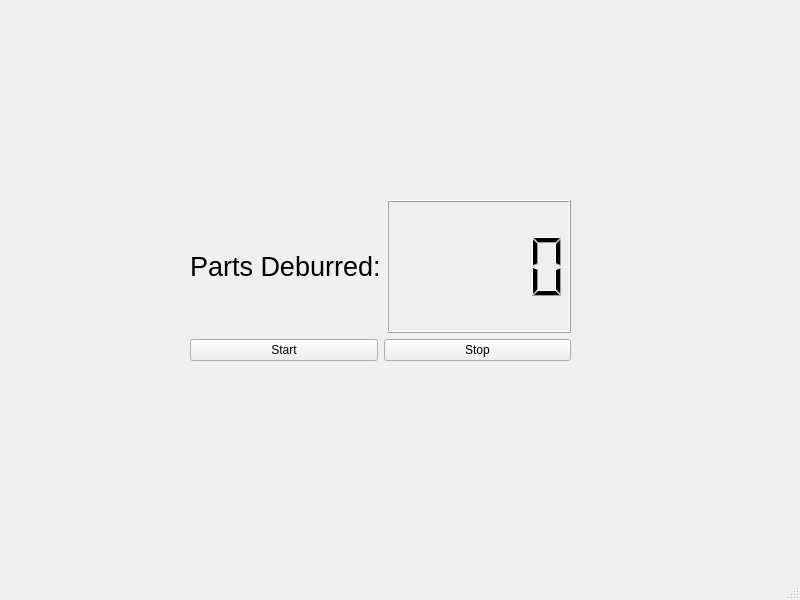
<?xml version="1.0" encoding="UTF-8"?>
<ui version="4.0">
 <class>MainWindow</class>
 <widget class="QMainWindow" name="MainWindow">
  <property name="geometry">
   <rect>
    <x>0</x>
    <y>0</y>
    <width>800</width>
    <height>600</height>
   </rect>
  </property>
  <property name="windowTitle">
   <string>MainWindow</string>
  </property>
  <widget class="QWidget" name="centralwidget">
   <widget class="QWidget" name="">
    <property name="geometry">
     <rect>
      <x>190</x>
      <y>200</y>
      <width>381</width>
      <height>161</height>
     </rect>
    </property>
    <layout class="QVBoxLayout" name="verticalLayout">
     <item>
      <layout class="QHBoxLayout" name="horizontalLayout">
       <item>
        <widget class="QLabel" name="label">
         <property name="font">
          <font>
           <pointsize>20</pointsize>
          </font>
         </property>
         <property name="text">
          <string>Parts Deburred:</string>
         </property>
        </widget>
       </item>
       <item>
        <widget class="QLCDNumber" name="lcdNumber"/>
       </item>
      </layout>
     </item>
     <item>
      <layout class="QHBoxLayout" name="horizontalLayout_2">
       <item>
        <widget class="QPushButton" name="start_button">
         <property name="autoFillBackground">
          <bool>true</bool>
         </property>
         <property name="text">
          <string>Start</string>
         </property>
        </widget>
       </item>
       <item>
        <widget class="QPushButton" name="stop_button">
         <property name="autoFillBackground">
          <bool>true</bool>
         </property>
         <property name="text">
          <string>Stop</string>
         </property>
        </widget>
       </item>
      </layout>
     </item>
    </layout>
   </widget>
  </widget>
  <widget class="QMenuBar" name="menubar">
   <property name="geometry">
    <rect>
     <x>0</x>
     <y>0</y>
     <width>800</width>
     <height>21</height>
    </rect>
   </property>
  </widget>
  <widget class="QStatusBar" name="statusbar"/>
 </widget>
 <resources/>
 <connections/>
</ui>
